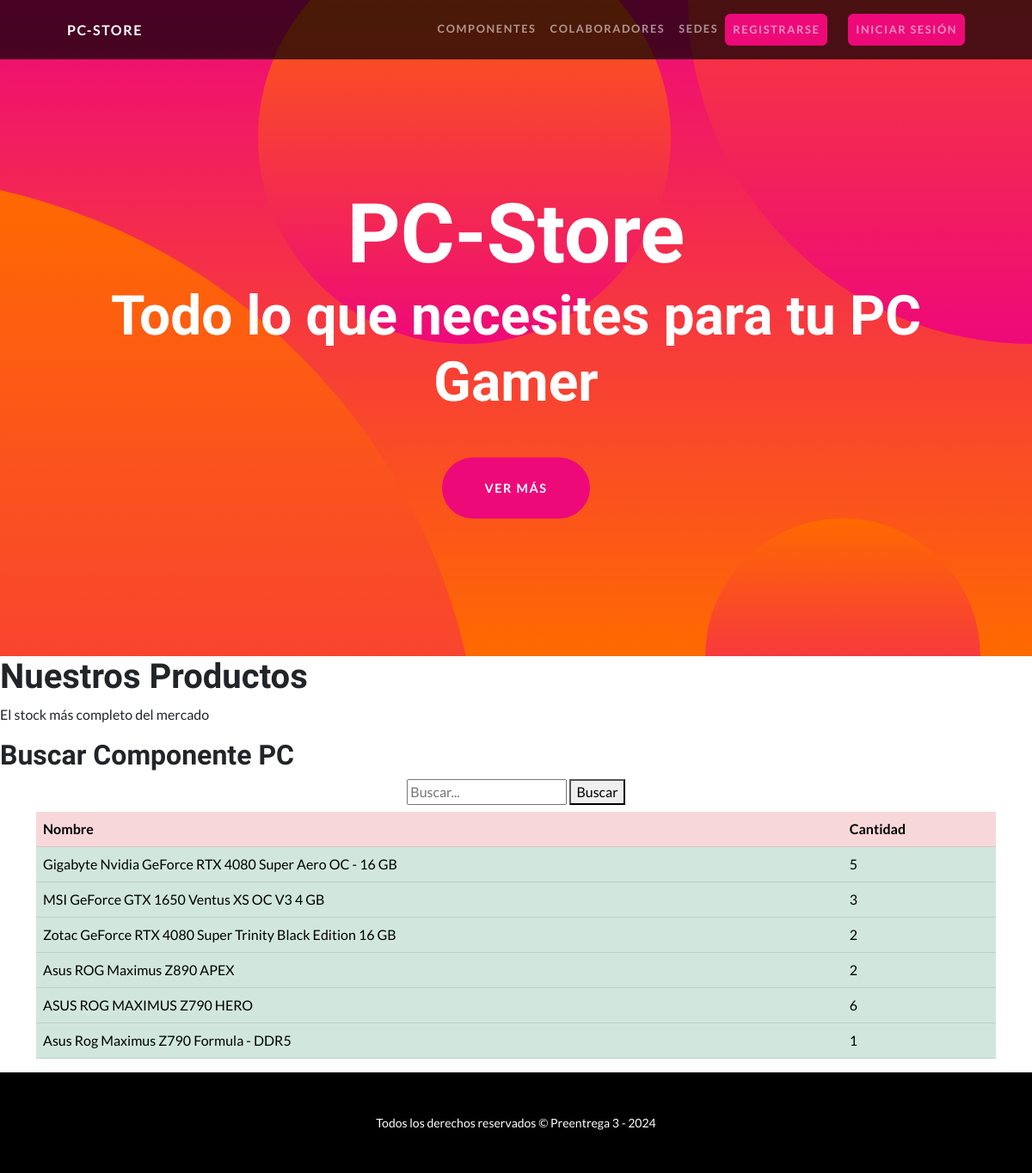
Screenshot of /componentes/ with the database file from the repository.
### myapp/models.py (models this page shows, shortened)
class Componente(models.Model):
    nombre = models.CharField(max_length=40)
    cantidad = models.IntegerField()

### myapp/views.py (the view)
# urls.py: path('componentes/', vw.componentes, name="componentes"),
def componentes(request):
    query = request.GET.get("q")
    if query:
        componentes = Componente.objects.filter(nombre__icontains=query)
    else:
        componentes = Componente.objects.all()
    return render(request, "myapp/componentes.html", {"componentes": componentes})

### myapp/templates/myapp/componentes.html (shortened to what this page needs)
{% extends 'myapp/base.html' %}
{% load static %}
{% block content %}
    <h1>Nuestros Productos</h1>
    <p>El stock más completo del mercado</p>
    <h2>Buscar Componente PC</h2>
    <div class="d-flex flex-column align-items-center mb-2">
      <form action="" method="GET">
        <input type="text" name="q" placeholder="Buscar..." >
        <button type="submit">Buscar</button>
      </form>
    </div>
    <div class="container">
        <table class="table">
            <thead>
              <tr class="table-danger">
                <th scope="col">Nombre</th>
                <th scope="col">Cantidad</th>
              </tr>
            </thead>
            <tbody>
                {% for componente in componentes %}
              <tr class="table-success">
                <td>{{componente.nombre}}</td>
                <td>{{componente.cantidad}}</td>
                {% endfor %}
              </tr>
            </tbody>
          </table>
    </div>
{% endblock  %}

### myapp/templates/myapp/base.html (shortened to what this page needs)
{% load static %}
<!DOCTYPE html>
<html lang="es">
    <head>
        <link href="{% static 'myapp/css/styles.css' %}" rel="stylesheet" />
    </head>
    <body id="page-top">
        <nav class="navbar navbar-expand-lg navbar-dark navbar-custom fixed-top">
            <div class="container px-5">
                <a class="navbar-brand" href="{% url 'inicio' %}">PC-Store</a>
                <div class="collapse navbar-collapse" id="navbarResponsive">
                    <ul class="navbar-nav ms-auto">
                        <li class="nav-item"><a class="nav-link" href="{% url 'componentes' %}">Componentes</a></li>
                        <li class="nav-item"><a class="nav-link" href="{% url 'colaboradores' %}">Colaboradores</a></li>
                        <li class="nav-item"><a class="nav-link" href="{% url 'sedes' %}">Sedes</a></li>
                        <li class="nav-item"><a class="nav-link btn btn-primary me-4" href="#!">Registrarse</a></li>
                        <li class="nav-item"><a class="nav-link btn btn-primary" href="#!">Iniciar Sesión</a></li>
                    </ul>
                </div>
            </div>
        </nav>
        <header class="masthead text-center text-white">
            <div class="masthead-content">
                <div class="container px-5">
                    <h1 class="masthead-heading mb-0">PC-Store</h1>
                    <h2 class="masthead-subheading mb-0">Todo lo que necesites para tu PC Gamer</h2>
                    <a class="btn btn-primary btn-xl rounded-pill mt-5" href="#scroll">Ver más</a>
                </div>
            </div>
            <div class="bg-circle-1 bg-circle"></div>
            <div class="bg-circle-2 bg-circle"></div>
            <div class="bg-circle-3 bg-circle"></div>
            <div class="bg-circle-4 bg-circle"></div>
        </header>
        {% block content %}
        {% endblock  %}
        <footer class="py-5 bg-black">
            <div class="container px-5"><p class="m-0 text-center text-white small">Todos los derechos reservados &copy; Preentrega 3 - 2024</p></div>
        </footer>
    </body>
</html>

### rows the page displays
Componente: nombre "Gigabyte Nvidia GeForce RTX 4080 Super Aero OC - 16 GB", cantidad "5"
Componente: nombre "MSI GeForce GTX 1650 Ventus XS OC V3 4 GB", cantidad "3"
Componente: nombre "Zotac GeForce RTX 4080 Super Trinity Black Edition 16 GB", cantidad "2"
Componente: nombre "Asus ROG Maximus Z890 APEX", cantidad "2"
Componente: nombre "ASUS ROG MAXIMUS Z790 HERO", cantidad "6"
Componente: nombre "Asus Rog Maximus Z790 Formula - DDR5", cantidad "1"
